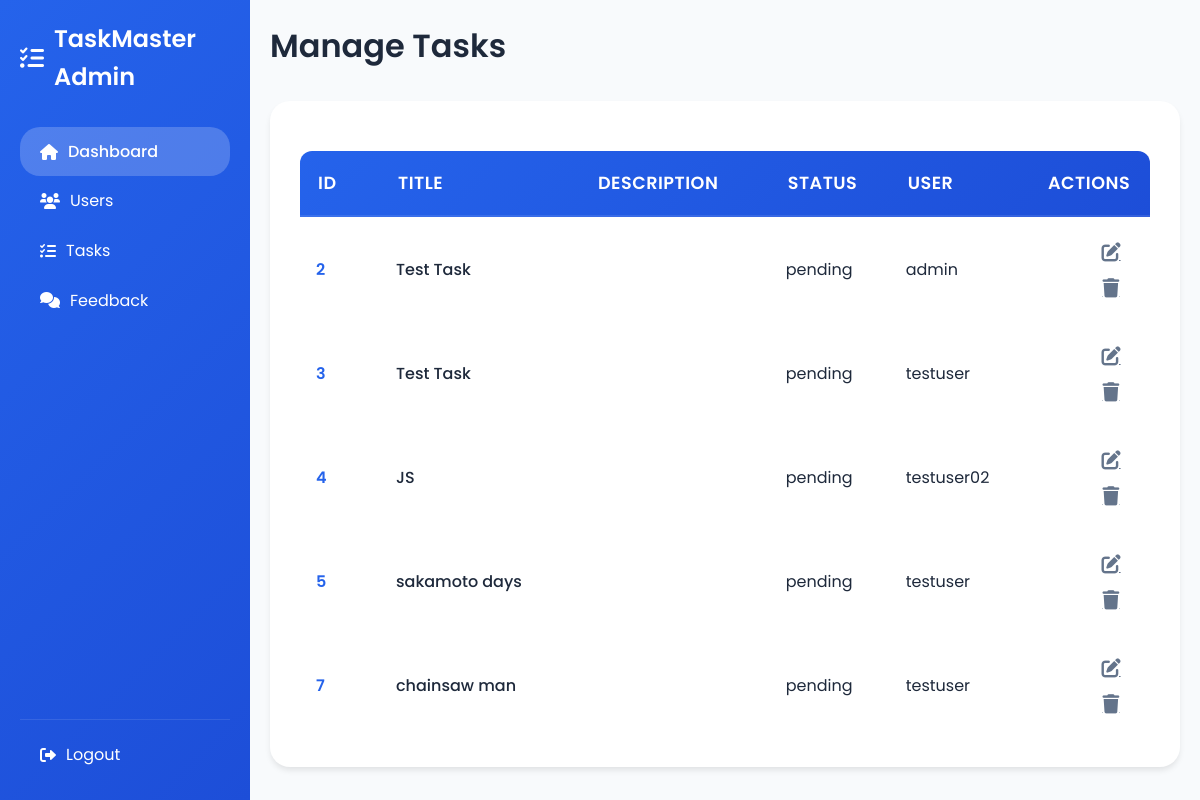
The app's page /admin/tasks (signed in), older data.
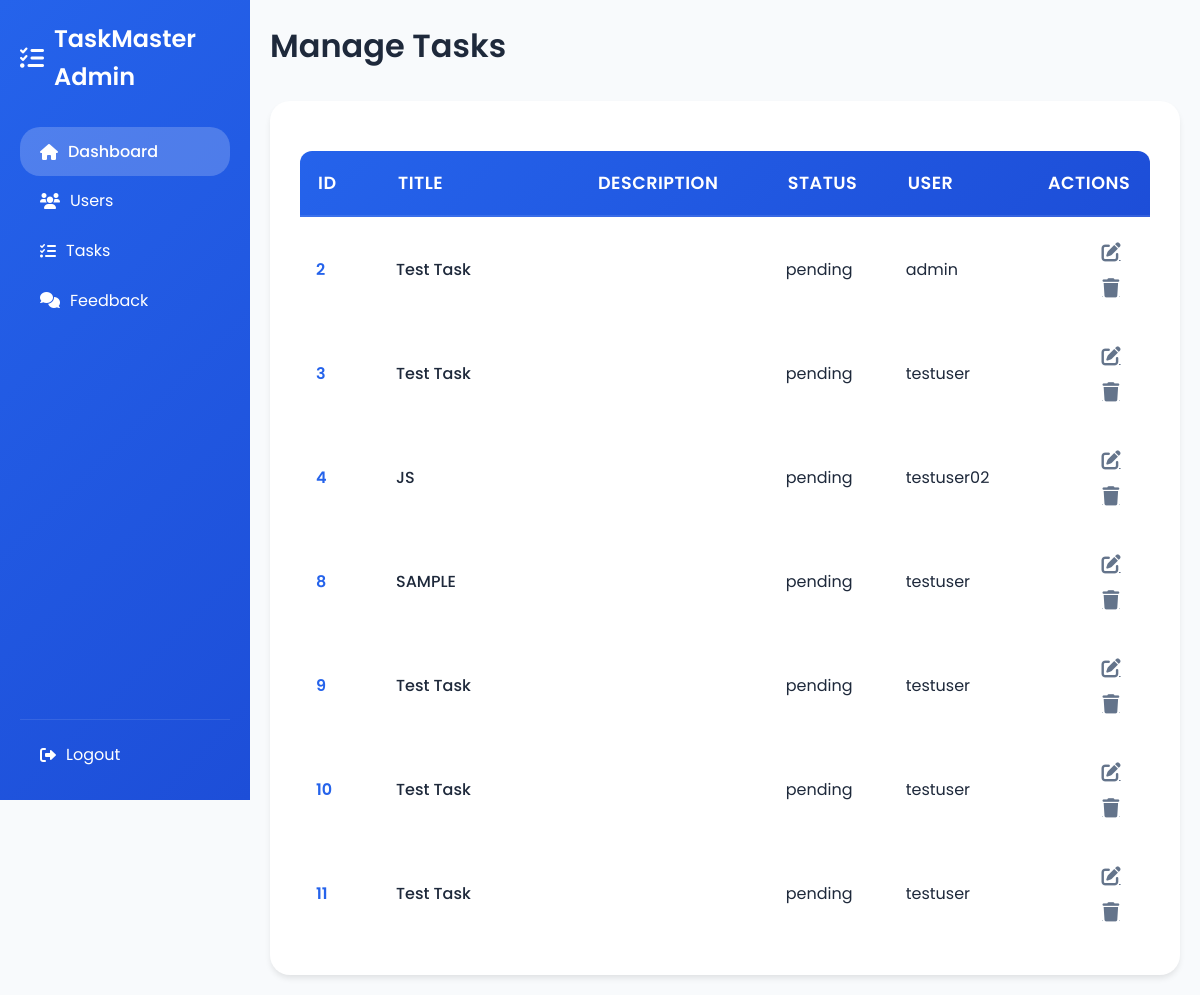
The same page, newer data.
### models.py (models this page shows, shortened)
class Task(db.Model):
    id = db.Column(db.Integer, primary_key=True)
    title = db.Column(db.String(100), nullable=False)
    due_date = db.Column(db.Date, nullable=False)
    priority = db.Column(db.String(20), nullable=False, default='medium')
    category = db.Column(db.String(50), nullable=False, default='general')
    tags = db.Column(db.JSON, default=list)
    status = db.Column(db.String(20), default='pending')
    created_at = db.Column(db.DateTime, default=datetime.utcnow)
    user_id = db.Column(db.Integer, db.ForeignKey('users.id'), nullable=False)

class User(db.Model, UserMixin):
    __tablename__ = 'users'
    id = db.Column(db.Integer, primary_key=True)
    username = db.Column(db.String(80), unique=True, nullable=False)
    email = db.Column(db.String(120), unique=True, nullable=False)
    password_hash = db.Column(db.String(256), nullable=False)
    phone_number = db.Column(db.String(15), nullable=False)
    date_of_birth = db.Column(db.Date, nullable=False)
    user_type = db.Column(db.String(10), nullable=False, default="user")
    created_at = db.Column(db.DateTime, default=datetime.utcnow)
    updated_at = db.Column(db.DateTime, default=datetime.utcnow, onupdate=datetime.utcnow)
    @property
    def password(self):
        raise AttributeError('password is not a readable attribute')

### admin.py (the view)
@admin.route('/tasks')
@login_required
def manage_tasks():
    if current_user.user_type != 'admin':
        flash('Unauthorized access!', 'error')
        return redirect(url_for('admin.admindashboard'))
    tasks = db.session.query(Task, User).join(User).all()
    return render_template('manage_tasks.html', tasks=tasks)

### app.py (called while the page is built)
@login_manager.user_loader
def load_user(user_id):
    return User.query.get(int(user_id))

### templates/manage_tasks.html (shortened to what this page needs)
<!DOCTYPE html>
<html lang="en">
<head>
    <link rel="stylesheet" href="{{ url_for('static', filename='css/admindashboard.css') }}">
    <link rel="stylesheet" href="https://cdnjs.cloudflare.com/ajax/libs/font-awesome/6.0.0/css/all.min.css">
</head>
<body>
    <div class="dashboard-container">
        {% include 'sidebar.html' %}
        <main class="main-content">
            <header class="dashboard-header">
                <h1>Manage Tasks</h1>
            </header>
            <section class="task-list">
                <table>
                    <thead>
                        <tr>
                            <th>ID</th>
                            <th>Title</th>
                            <th>Description</th>
                            <th>Status</th>
                            <th>User</th>
                            <th>Actions</th>
                        </tr>
                    </thead>
                    <tbody>
                        {% for task, user in tasks %}
                        <tr>
                            <td>{{ task.id }}</td>
                            <td>{{ task.title }}</td>
                            <td>{{ task.description }}</td>
                            <td>{{ task.status }}</td>
                            <td>{{ user.username }}</td>
                            <td>
                                <a href="{{ url_for('admin.edit_task', task_id=task.id) }}" class="btn-icon">
                                    <i class="fas fa-edit"></i>
                                </a>
                                <a href="{{ url_for('admin.delete_task', task_id=task.id) }}" class="btn-icon"
                                    onclick="return confirm('Are you sure you want to delete this task?')">
                                    <i class="fas fa-trash"></i>
                                </a>
                            </td>
                        </tr>
                        {% endfor %}
                    </tbody>
                </table>
            </section>
        </main>
    </div>
</body>
</html>

Row changes from the older to the newer data that the page shows:
removed Task: id "5", title "sakamoto days", status "pending", username "testuser"
removed Task: id "7", title "chainsaw man", status "pending", username "testuser"
added Task: id "8", title "SAMPLE", status "pending", username "testuser"
added Task: id "9", title "Test Task", status "pending", username "testuser"
added Task: id "10", title "Test Task", status "pending", username "testuser"
added Task: id "11", title "Test Task", status "pending", username "testuser"
